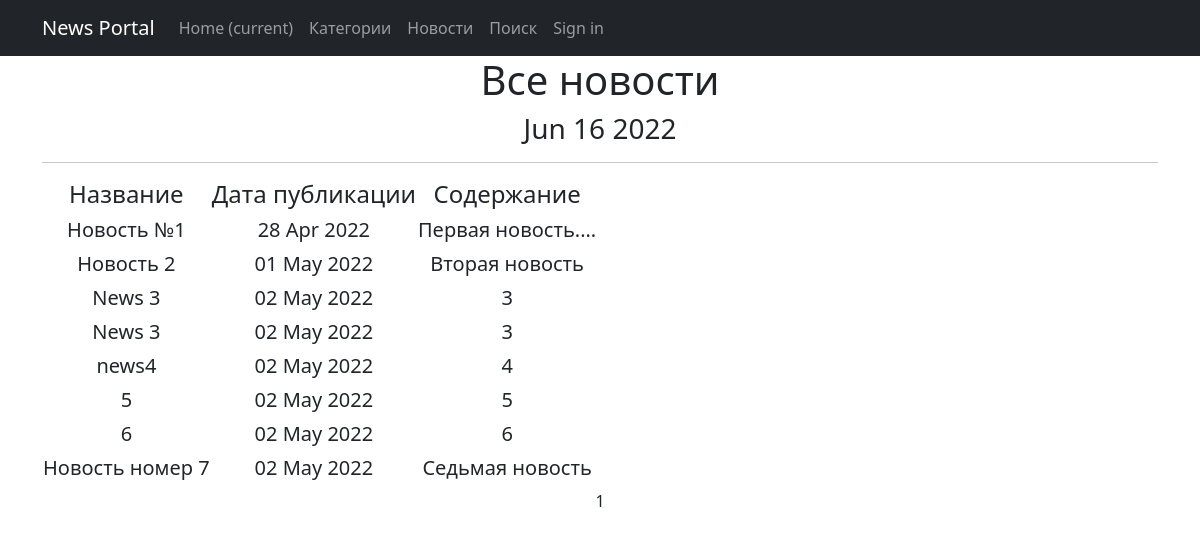
Page /news/ on the committed database.
### news/models.py (models this page shows, shortened)
class Post(models.Model):
    author = models.ForeignKey(Author, on_delete=models.CASCADE)
    NEWS = 'NW'
    ARTICLE = 'AR'
    CATEGORY_CHOICES = (
        (NEWS, 'Новость'),
        (ARTICLE, 'Статья'),
    )
    categoryType = models.CharField(max_length=2, choices=CATEGORY_CHOICES, default=ARTICLE)
    dateCreation = models.DateTimeField(auto_now_add=True)
    postCategory = models.ManyToManyField(Category, through='PostCategory')
    title = models.CharField(max_length=128)
    text = models.TextField()
    rating = models.SmallIntegerField(default=0)

### news/views.py (the view)
# urls.py: path('', NewsList.as_view(), name='news_list'),
class NewsList(ListView):
    logger.info('INFO')
    model = Post
    queryset = Post.objects.filter(categoryType='NW')
    ordering = 'dateCreation'
    template_name = 'news.html'
    context_object_name = 'news'
    paginate_by = 10
    def get_context_data(self, **kwargs):
        context = super().get_context_data(**kwargs)
        context['time_now'] = datetime.utcnow()
        return context

### news/templatetags/custom_filters.py (called while the page is built)
@register.filter()
def censor(value):
    CENS_WORDS = ['что ', 'новости', 'редиска', 'болван', ]
    cens_set = set(CENS_WORDS)
    value_set = set(value.split(' '))
    if value_set.intersection(cens_set):
        bad_words = list(value_set.intersection(cens_set))
        for i in bad_words:
            value = value.replace(i[1::], "*" * (len(i) - 1))
    return value

### news/templates/news/news.html (shortened to what this page needs)
{% extends 'default.html' %}
{% load custom_filters %}
{% block content %}
<h1>Все новости</h1>
<h3>{{ time_now|date:'M d Y' }}</h3>
<hr>
   {% if news %}
       <table>
           <tr>
               <td><h4> Название </h4></td>
               <td><h4> Дата публикации </h4></td>
               <td><h4> Содержание </h4></td>
           </tr>
            {% for new in news %}
           <tr>
               <td><h5>{{ new.title|censor }}</h5></td>
               <td><h5>{{ new.dateCreation|date:'d M Y' }}</h5></td>
               <td><h5>{{ new.text|censor|truncatewords:20 }}</h5></td>
           </tr>
           {% endfor %}
       </table>
   {% else %}
       <h2>Новостей нет!</h2>
   {% endif %}
   {{ page_obj.number }}
{% endblock content %}

### news/templates/news/default.html (shortened to what this page needs)
<!DOCTYPE html>
<html lang="en">
    <head>
        {% load static %}
        <link href="{% static 'css/styles.css' %}" rel="stylesheet" />
    </head>
    <body>
        <nav class="navbar navbar-expand-lg navbar-dark bg-dark static-top">
           <div class="container">
               <a class="navbar-brand" href="#">News Portal</a>
               <div class="collapse navbar-collapse" id="navbarResponsive">
                   <ul class="navbar-nav ml-auto">
                       <li class="nav-item active">
                           <a class="nav-link" href="#">Home
                               <span class="sr-only">(current)</span>
                           </a>
                       </li>
                       <li class="nav-item">
                           <a class="nav-link" href="http://127.0.0.1:8000/news/category">Категории</a>
                       </li>
                       <li class="nav-item">
                           <a class="nav-link" href="/news/">Новости</a>
                       </li>
                       <li class="nav-item">
                           <a class="nav-link" href="http://127.0.0.1:8000/news/search">Поиск</a>
                       </li>
                       <li class="nav-item">
                           <a class="nav-link" href="/">Sign in</a>
                       </li>
                   </ul>
               </div>
           </div>
        </nav>
        <div class="container">
            <div class="row">
                <div class="col-lg-12 text-center">
                   {% block content %}{% endblock content %}
                </div>
            </div>
        </div>
    </body>
</html>

### rows in the picture
Post: title|censor "Новость №1", dateCreation "28 Apr 2022", text|censor "Первая новость...."
Post: title|censor "Новость 2", dateCreation "01 May 2022", text|censor "Вторая новость"
Post: title|censor "News 3", dateCreation "02 May 2022", text|censor "3"
Post: title|censor "News 3", dateCreation "02 May 2022", text|censor "3"
Post: title|censor "news4", dateCreation "02 May 2022", text|censor "4"
Post: title|censor "5", dateCreation "02 May 2022", text|censor "5"
Post: title|censor "6", dateCreation "02 May 2022", text|censor "6"
Post: title|censor "Новость номер 7", dateCreation "02 May 2022", text|censor "Седьмая новость"

### other values in the picture
{{ time_now|date:'M d Y' }} "Jun 16 2022"
{{ page_obj.number }} "1"
